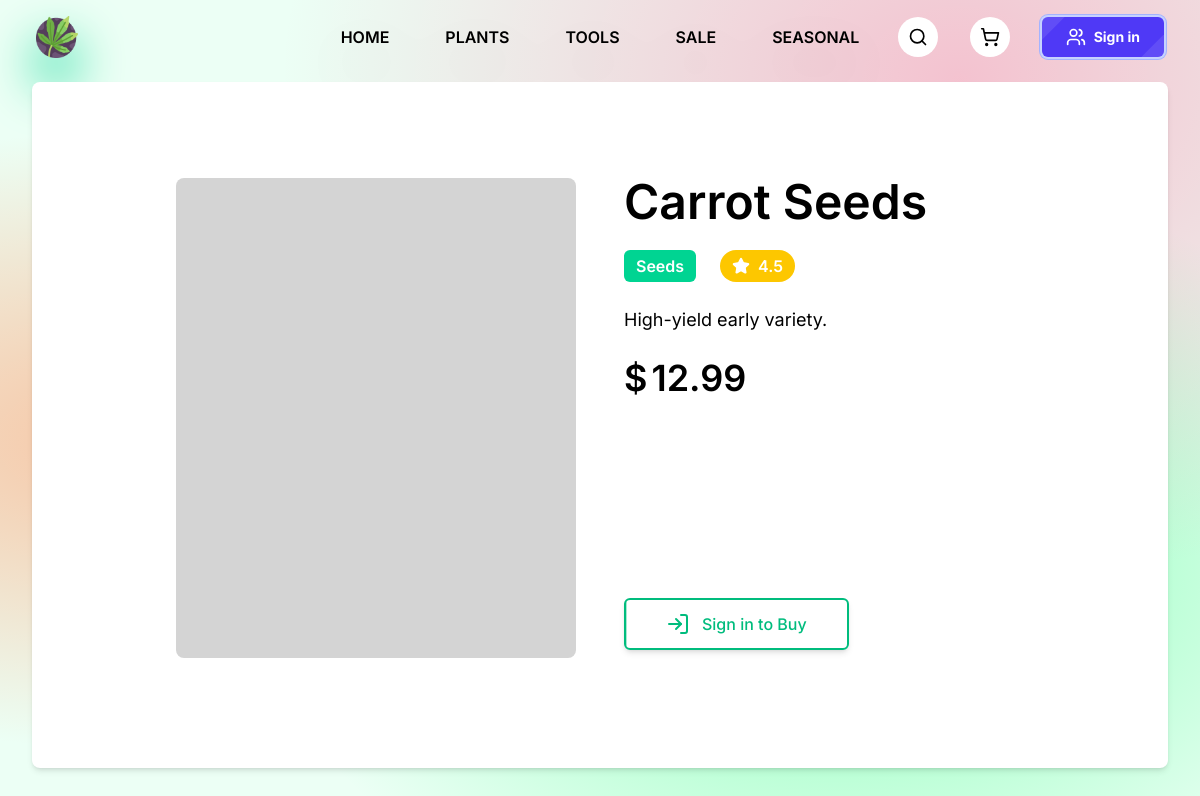
Before: /pages/product/index.php?id=1 with the older database file.
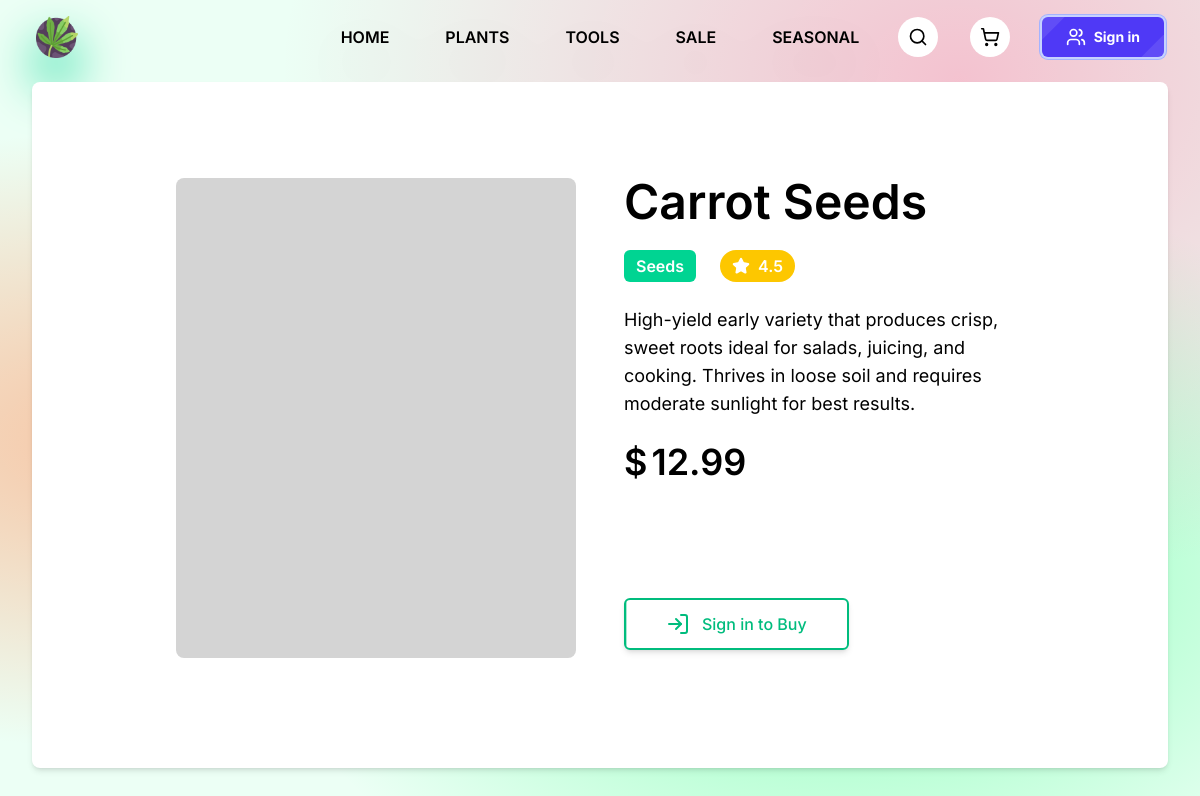
After: the same page with the newer database file.
### tables this page shows
CREATE TABLE products (
  product_id  INT            PRIMARY KEY AUTO_INCREMENT,
  price       DECIMAL(10, 2) NOT NULL,
  title       VARCHAR(50)    NOT NULL,
  description TEXT           NOT NULL,
  category_id INT            NOT NULL,
  rating      DECIMAL(2, 1)  NOT NULL,
  pictureFile VARCHAR(10)        NULL,
  in_stock    BOOLEAN        NOT NULL    DEFAULT TRUE,

  FOREIGN KEY (category_id) REFERENCES categories(category_id) ON DELETE CASCADE
);

CREATE TABLE categories (
  category_id     INT         PRIMARY KEY AUTO_INCREMENT,
  title           VARCHAR(20) NOT NULL
);

### pages/product/index.php (the view, shortened to what this page needs)
<?php
require_once __DIR__ . '/../../php/db.php';
$user = null;
$product = null;
if (isset($_GET['id'])) {
    $product_id = $_GET['id'];
    $stmt = $db_o->prepare("SELECT products.*, categories.title AS category FROM products JOIN categories USING (category_id) WHERE product_id = ?");
    $stmt->bind_param("i", $product_id);
    $stmt->execute();
    $result = $stmt->get_result();
    if ($result->num_rows > 0) {
        $product = $result->fetch_assoc();
    }
}
?>
<!DOCTYPE html>
<html lang="en">
<head>
    <link rel="stylesheet" href="./styles.css" />
    <script src="https://unpkg.com/@tailwindcss/browser@4.1.7"></script>
</head>
<body class="font-[Inter]">
    <div class="relative h-dvh flex flex-col">
        <nav class="px-[3vw] py-4 grid place-items-center grid-cols-3">
            <div class="justify-self-start">
                <a href="../home/index.php" class="drop-shadow-2xl drop-shadow-emerald-400 transition duration-200 hover:drop-shadow-lime-400">
                    <img src="../../public/images/icon.png" alt="growzone icon" width="42" />
                </a>
            </div>
            <div class="justify-self-center flex gap-10 font-semibold uppercase drop-shadow-2xl">
                <a href="../home/index.php" class="hover:text-white transition-colors rounded-lg hover:bg-black px-2 py-1">Home</a>
                <a href="../search/index.php" class="hover:text-white transition-colors rounded-lg hover:bg-black px-2 py-1">Plants</a>
                <a href="../search/index.php" class="hover:text-white transition-colors rounded-lg hover:bg-black px-2 py-1">Tools</a>
                <a href="../search/index.php" class="hover:text-white transition-colors rounded-lg hover:bg-black px-2 py-1">Sale</a>
                <a href="../search/index.php" class="hover:text-white transition-colors rounded-lg hover:bg-black px-2 py-1">Seasonal</a>
            </div>
            <div class="justify-self-end flex gap-8">
                <a href="../search/index.php" class="size-10 p-2.5 grid place-items-center bg-white rounded-full cursor-pointer transition hover:bg-black hover:*:stroke-white">
                    <i data-lucide="search" class="size-full transition"></i>
                </a>
                <a href="../cart/index.php" class="size-10 p-2.5 grid place-items-center bg-white rounded-full cursor-pointer transition hover:bg-black hover:*:stroke-white">
                    <i data-lucide="shopping-cart" class="size-full transition"></i>
                </a>
                <?php if ($user): ?>
                    <div class="relative group">
                        <button class="size-10 cursor-pointer relative">
                            <span class="avatar [--primary:var(--color-neutral-300)] bg-[var(--primary)] ring-2 ring-[var(--primary)]/50 font-bold text-white size-full rounded-full grid place-items-center" data-first-name="<?= htmlspecialchars($user['first_name']) ?>" data-last-name="<?= htmlspecialchars($user['last_name']) ?>">-</span>
                            <div class="absolute bg-white p-0.5 rounded-full grid place-items-center -bottom-1.5 -right-1">
                                <i data-lucide="chevron-down" class="size-[14px]"></i>
                            </div>
                        </button>
                        <div class="absolute z-[2] -right-4 invisible group-hover:visible min-w-[15rem]">
                            <div class="bg-transparent h-4"></div>
                            <div class="group-hover:scale-y-100 group-hover:opacity-100 opacity-0 scale-y-0 origin-top transition grid px-2 py-4 rounded-md bg-white shadow-xl">
                                <div class="flex items-center gap-3 px-4">
                                    <span class="avatar [--primary:var(--color-neutral-300)] bg-[var(--primary)] ring-2 ring-[var(--primary)]/50 text-white font-bold rounded-full size-9 grid place-items-center" data-first-name="<?= htmlspecialchars($user['first_name']) ?>" data-last-name="<?= htmlspecialchars($user['last_name']) ?>">-</span>
                                    <div class="flex flex-col items-start">
                                        <span class="text-sm font-medium"><?= htmlspecialchars($user['first_name'] . ' ' . $user['last_name']) ?></span>
                                        <span class="text-xs"><?= htmlspecialchars($user['email']) ?></span>
                                    </div>
                                </div>
                                <div class="mt-4 grid gap-2">
                                    <span class="w-full h-[2px] rounded-full bg-black/20"></span>
                                    <?php if ($user['is_admin']): ?>
                                        <a href="../admin/index.php" class="px-4 py-1.5 mx-2 flex items-center gap-3 font-medium rounded-md transition duration-100 cursor-pointer hover:bg-emerald-200"><i data-lucide="shield-user" class="size-5"></i>Admin Panel</a>
                                    <?php endif; ?>
                                    <a href="../history/index.php?type=list&page=1" class="px-4 py-1.5 mx-2 flex items-center gap-3 font-medium rounded-md transition duration-100 cursor-pointer hover:bg-neutral-200"><i data-lucide="history" class="size-5"></i>History</a>
                                    <button class="px-4 py-1.5 mx-2 flex items-center gap-3 font-medium rounded-md transition duration-100 cursor-pointer hover:bg-neutral-200"><i data-lucide="settings" class="size-5"></i>Settings</button>
                                    <span class="w-full h-[2px] rounded-full bg-black/20"></span>
                                    <a href="../../php/logout.php" class="px-4 py-1.5 mx-2 flex items-center gap-3 font-medium rounded-md transition duration-100 cursor-pointer hover:bg-red-200"><i data-lucide="log-out" class="size-5"></i>Log Out</a>
                                </div>
                            </div>
                        </div>
                    </div>
                <?php else: ?>
                    <a href="../sign-in/index.php" class="box-border relative z-30 inline-flex items-center justify-center w-auto px-6 py-2 overflow-hidden font-bold text-white transition-all duration-300 bg-indigo-600 rounded-md cursor-pointer group ring-offset-2 ring-1 ring-indigo-300 ring-offset-indigo-200 hover:ring-offset-indigo-500 ease focus:outline-none">
                        <span class="absolute bottom-0 right-0 w-8 h-20 -mb-8 -mr-5 transition-all duration-300 ease-out transform rotate-45 translate-x-1 bg-white opacity-10 group-hover:translate-x-0"></span>
                        <span class="absolute top-0 left-0 w-20 h-8 -mt-1 -ml-12 transition-all duration-300 ease-out transform -rotate-45 -translate-x-1 bg-white opacity-10 group-hover:translate-x-0"></span>
                        <span class="relative z-20 flex items-center text-sm">
                            <i data-lucide="users" class="relative w-5 h-5 mr-2 text-white"></i>
                            Sign in
                        </span>
                    </a>
                <?php endif; ?>
            </div>
        </nav>
        <div class="px-8 pb-8 pt-2 h-[calc(100dvh_-_74px)]">
            <main class="h-full bg-white relative shadow-md grid grid-cols-2 gap-12 rounded-lg p-6 pt-[6rem]">
                <div class="justify-self-end w-[25rem] h-[30rem] rounded-lg overflow-hidden">
                    <div class="bg-neutral-300 animate-pulse size-full"></div>
                </div>
                <div class="flex flex-col gap-6 h-[30rem] max-w-[25rem]">
                    <h2 class="text-5xl font-semibold"><?= htmlspecialchars($product['title']) ?></h2>
                    <div class="flex items-center gap-6">
                        <span class="px-3 py-1 font-semibold bg-emerald-400 text-white rounded-md"><?= htmlspecialchars($product['category']) ?></span>
                        <span class="bg-yellow-400 rounded-full flex items-center px-3 py-1 gap-2 text-white">
                            <i data-lucide="star" class="fill-white size-[18px]"></i>
                            <span class="font-semibold"><?= htmlspecialchars($product['rating']) ?></span>
                        </span>
                    </div>
                    <p class="text-lg"><?= htmlspecialchars($product['description']) ?></p>
                    <h3 class="text-4xl font-semibold flex gap-1">
                        <span>$</span>
                        <?= htmlspecialchars($product['price']) ?>
                    </h3>
                    <?php if ($user): ?>
                    <a href="./add.php?product_id=<?= urlencode($product_id) ?>" class="mt-auto mb-2 w-fit relative inline-flex items-center justify-center px-10 py-3 overflow-hidden font-medium transition duration-300 ease-out border-2 border-emerald-500 rounded-md shadow-md group">
                        <span class="absolute inset-0 flex items-center justify-center w-full h-full text-white duration-300 -translate-x-full bg-emerald-500 group-hover:translate-x-0 ease">
                            <i data-lucide="arrow-right" class="size-6"></i>
                        </span>
                        <span class="absolute flex items-center justify-center gap-3 w-full h-full text-emerald-500 transition-all duration-300 transform group-hover:translate-x-full ease">
                            <i data-lucide="shopping-cart"></i>
                            Add to Cart
                        </span>
                        <span class="relative invisible flex gap-3">
                            <i data-lucide="shopping-cart"></i>
                            Add to Cart
                        </span>
                    </a>
                    <?php else: ?>
                    <a href="../sign-in/index.php" class="mt-auto mb-2 w-fit relative inline-flex items-center justify-center px-10 py-3 overflow-hidden font-medium transition duration-300 ease-out border-2 border-emerald-500 rounded-md shadow-md group">
                        <span class="absolute inset-0 flex items-center justify-center w-full h-full text-white duration-300 -translate-x-full bg-emerald-500 group-hover:translate-x-0 ease">
                        </span>
                        <span class="absolute flex items-center justify-center gap-3 w-full h-full text-emerald-500 transition-all duration-300 transform group-hover:translate-x-full ease">
                            <i data-lucide="log-in"></i>
                            Sign in to Buy
                        </span>
                    </a>
                    <?php endif ?>
                </div>
            </main>
        </div>
    </div>
</body>
</html>

Changed rows visible on the page:
changed products "Carrot Seeds": description "High-yield early variety." → "High-yield early variety that produces crisp, sweet roots ideal for salads, juicing, and cooking. Thrives in loose soil and requires moderate sunlight for best results."
